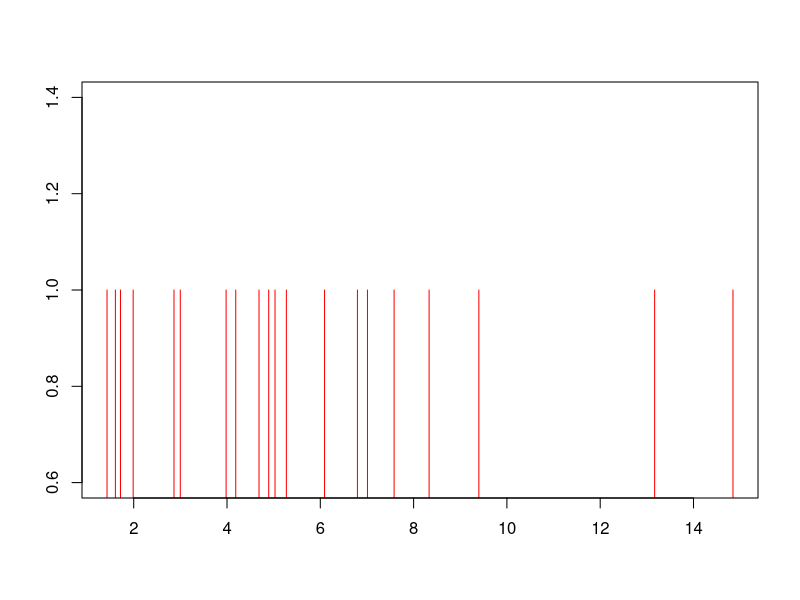
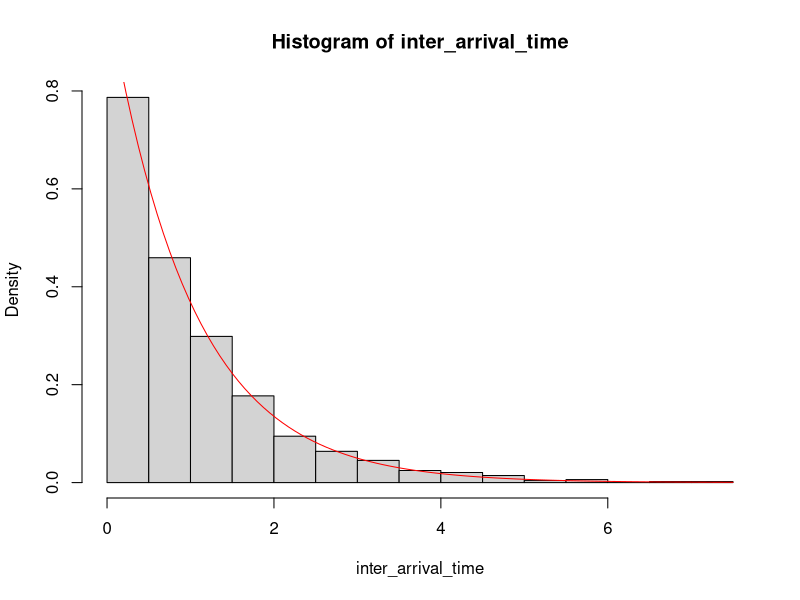

Write the R code that produced these figures, in order.
## ---- chunk 1
#
# Simulate random arrivals and inter-arrival time
#
T <- 1000  # Total time horizon
rate <- 1  # rate of occurrence per unit time

# Total number of arrivals
n_arrivals <- rpois(1, lambda = rate * T)

# Time of each arrivals
t_arrivals <- sort(runif(n_arrivals, min = 0, max = T))

# Plot the timeline of arrivals
plot(t_arrivals[1:20], rep(1, 20), type = "h", col = "red", ann = F)

# Compute inter-arrival time
inter_arrival_time <- diff(t_arrivals)

# Plot the distribution of inter-arrival time
hist(inter_arrival_time, prob = TRUE, breaks = 20)

# Overlay the exponential function
curve(exp(-x), col = "red", add = TRUE)
